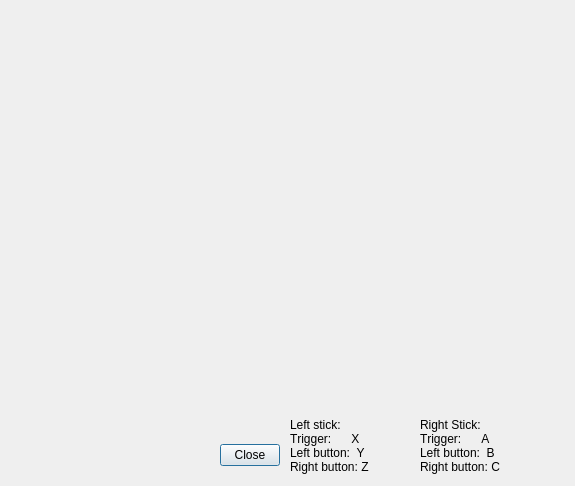
<?xml version="1.0" encoding="UTF-8"?>
<ui version="4.0">
 <class>UIDoubleMissionStickSetting</class>
 <widget class="QDialog" name="UIDoubleMissionStickSetting">
  <property name="geometry">
   <rect>
    <x>0</x>
    <y>0</y>
    <width>575</width>
    <height>486</height>
   </rect>
  </property>
  <property name="focusPolicy">
   <enum>Qt::StrongFocus</enum>
  </property>
  <property name="windowTitle">
   <string>3D Control Pad Configuration</string>
  </property>
  <widget class="QLabel" name="label">
   <property name="geometry">
    <rect>
     <x>0</x>
     <y>0</y>
     <width>573</width>
     <height>405</height>
    </rect>
   </property>
   <property name="pixmap">
    <pixmap resource="../resources/resources.qrc">:/actions/doublemissionstick.png</pixmap>
   </property>
   <property name="scaledContents">
    <bool>true</bool>
   </property>
   <property name="alignment">
    <set>Qt::AlignCenter</set>
   </property>
  </widget>
  <widget class="QToolButton" name="tbX">
   <property name="geometry">
    <rect>
     <x>240</x>
     <y>160</y>
     <width>21</width>
     <height>31</height>
    </rect>
   </property>
   <property name="focusPolicy">
    <enum>Qt::NoFocus</enum>
   </property>
   <property name="toolTip">
    <string>X</string>
   </property>
   <property name="checkable">
    <bool>true</bool>
   </property>
   <property name="autoRaise">
    <bool>true</bool>
   </property>
  </widget>
  <widget class="QToolButton" name="tbY">
   <property name="geometry">
    <rect>
     <x>270</x>
     <y>160</y>
     <width>21</width>
     <height>31</height>
    </rect>
   </property>
   <property name="focusPolicy">
    <enum>Qt::NoFocus</enum>
   </property>
   <property name="toolTip">
    <string>Y</string>
   </property>
   <property name="checkable">
    <bool>true</bool>
   </property>
   <property name="autoRaise">
    <bool>true</bool>
   </property>
  </widget>
  <widget class="QToolButton" name="tbZ">
   <property name="geometry">
    <rect>
     <x>310</x>
     <y>160</y>
     <width>21</width>
     <height>31</height>
    </rect>
   </property>
   <property name="focusPolicy">
    <enum>Qt::NoFocus</enum>
   </property>
   <property name="toolTip">
    <string>Z</string>
   </property>
   <property name="checkable">
    <bool>true</bool>
   </property>
   <property name="autoRaise">
    <bool>true</bool>
   </property>
  </widget>
  <widget class="QToolButton" name="tbC">
   <property name="geometry">
    <rect>
     <x>310</x>
     <y>190</y>
     <width>21</width>
     <height>31</height>
    </rect>
   </property>
   <property name="focusPolicy">
    <enum>Qt::NoFocus</enum>
   </property>
   <property name="toolTip">
    <string>C</string>
   </property>
   <property name="checkable">
    <bool>true</bool>
   </property>
   <property name="autoRaise">
    <bool>true</bool>
   </property>
  </widget>
  <widget class="QToolButton" name="tbB">
   <property name="geometry">
    <rect>
     <x>270</x>
     <y>190</y>
     <width>21</width>
     <height>31</height>
    </rect>
   </property>
   <property name="focusPolicy">
    <enum>Qt::NoFocus</enum>
   </property>
   <property name="toolTip">
    <string>B</string>
   </property>
   <property name="checkable">
    <bool>true</bool>
   </property>
   <property name="autoRaise">
    <bool>true</bool>
   </property>
  </widget>
  <widget class="QToolButton" name="tbA">
   <property name="geometry">
    <rect>
     <x>240</x>
     <y>190</y>
     <width>21</width>
     <height>31</height>
    </rect>
   </property>
   <property name="focusPolicy">
    <enum>Qt::NoFocus</enum>
   </property>
   <property name="toolTip">
    <string>A</string>
   </property>
   <property name="checkable">
    <bool>true</bool>
   </property>
   <property name="autoRaise">
    <bool>true</bool>
   </property>
  </widget>
  <widget class="QToolButton" name="tbStart">
   <property name="geometry">
    <rect>
     <x>270</x>
     <y>110</y>
     <width>31</width>
     <height>30</height>
    </rect>
   </property>
   <property name="focusPolicy">
    <enum>Qt::NoFocus</enum>
   </property>
   <property name="toolTip">
    <string>Start</string>
   </property>
   <property name="checkable">
    <bool>true</bool>
   </property>
   <property name="autoRaise">
    <bool>true</bool>
   </property>
  </widget>
  <widget class="QToolButton" name="tbRightTrigger">
   <property name="geometry">
    <rect>
     <x>340</x>
     <y>190</y>
     <width>41</width>
     <height>51</height>
    </rect>
   </property>
   <property name="focusPolicy">
    <enum>Qt::NoFocus</enum>
   </property>
   <property name="toolTip">
    <string>Right trigger</string>
   </property>
   <property name="checkable">
    <bool>true</bool>
   </property>
   <property name="autoRaise">
    <bool>true</bool>
   </property>
  </widget>
  <widget class="QToolButton" name="tbLeftTrigger">
   <property name="geometry">
    <rect>
     <x>190</x>
     <y>190</y>
     <width>41</width>
     <height>51</height>
    </rect>
   </property>
   <property name="focusPolicy">
    <enum>Qt::NoFocus</enum>
   </property>
   <property name="toolTip">
    <string>Left trigger</string>
   </property>
   <property name="checkable">
    <bool>true</bool>
   </property>
   <property name="autoRaise">
    <bool>true</bool>
   </property>
  </widget>
  <widget class="QLabel" name="lInfos">
   <property name="geometry">
    <rect>
     <x>10</x>
     <y>440</y>
     <width>191</width>
     <height>41</height>
    </rect>
   </property>
   <property name="alignment">
    <set>Qt::AlignCenter</set>
   </property>
  </widget>
  <widget class="QDialogButtonBox" name="padButtons">
   <property name="geometry">
    <rect>
     <x>220</x>
     <y>440</y>
     <width>60</width>
     <height>30</height>
    </rect>
   </property>
   <property name="standardButtons">
    <set>QDialogButtonBox::Close</set>
   </property>
  </widget>
  <widget class="QToolButton" name="tbAxis2Up">
   <property name="geometry">
    <rect>
     <x>440</x>
     <y>160</y>
     <width>31</width>
     <height>30</height>
    </rect>
   </property>
   <property name="focusPolicy">
    <enum>Qt::NoFocus</enum>
   </property>
   <property name="toolTip">
    <string>Stick Up</string>
   </property>
   <property name="checkable">
    <bool>true</bool>
   </property>
   <property name="autoRaise">
    <bool>true</bool>
   </property>
  </widget>
  <widget class="QToolButton" name="tbAxis1Left">
   <property name="geometry">
    <rect>
     <x>430</x>
     <y>210</y>
     <width>30</width>
     <height>31</height>
    </rect>
   </property>
   <property name="focusPolicy">
    <enum>Qt::NoFocus</enum>
   </property>
   <property name="toolTip">
    <string>Stick Left</string>
   </property>
   <property name="checkable">
    <bool>true</bool>
   </property>
   <property name="autoRaise">
    <bool>true</bool>
   </property>
  </widget>
  <widget class="QToolButton" name="tbAxis2Down">
   <property name="geometry">
    <rect>
     <x>470</x>
     <y>230</y>
     <width>31</width>
     <height>30</height>
    </rect>
   </property>
   <property name="focusPolicy">
    <enum>Qt::NoFocus</enum>
   </property>
   <property name="toolTip">
    <string>Stick Down</string>
   </property>
   <property name="checkable">
    <bool>true</bool>
   </property>
   <property name="autoRaise">
    <bool>true</bool>
   </property>
  </widget>
  <widget class="QToolButton" name="tbAxis1Right">
   <property name="geometry">
    <rect>
     <x>500</x>
     <y>210</y>
     <width>30</width>
     <height>31</height>
    </rect>
   </property>
   <property name="focusPolicy">
    <enum>Qt::NoFocus</enum>
   </property>
   <property name="toolTip">
    <string>Stick Right</string>
   </property>
   <property name="checkable">
    <bool>true</bool>
   </property>
   <property name="autoRaise">
    <bool>true</bool>
   </property>
  </widget>
  <widget class="QToolButton" name="tbAxis3Up">
   <property name="geometry">
    <rect>
     <x>500</x>
     <y>50</y>
     <width>31</width>
     <height>30</height>
    </rect>
   </property>
   <property name="focusPolicy">
    <enum>Qt::NoFocus</enum>
   </property>
   <property name="toolTip">
    <string>Throttle Up</string>
   </property>
   <property name="checkable">
    <bool>true</bool>
   </property>
   <property name="autoRaise">
    <bool>true</bool>
   </property>
  </widget>
  <widget class="QToolButton" name="tbAxis3Down">
   <property name="geometry">
    <rect>
     <x>510</x>
     <y>110</y>
     <width>31</width>
     <height>30</height>
    </rect>
   </property>
   <property name="focusPolicy">
    <enum>Qt::NoFocus</enum>
   </property>
   <property name="toolTip">
    <string>Throttle Down</string>
   </property>
   <property name="checkable">
    <bool>true</bool>
   </property>
   <property name="autoRaise">
    <bool>true</bool>
   </property>
  </widget>
  <widget class="QLabel" name="label_2">
   <property name="geometry">
    <rect>
     <x>290</x>
     <y>410</y>
     <width>111</width>
     <height>71</height>
    </rect>
   </property>
   <property name="font">
    <font>
     <kerning>false</kerning>
    </font>
   </property>
   <property name="text">
    <string>Left stick:
Trigger:      X
Left button:  Y
Right button: Z</string>
   </property>
  </widget>
  <widget class="QLabel" name="label_3">
   <property name="geometry">
    <rect>
     <x>420</x>
     <y>410</y>
     <width>161</width>
     <height>71</height>
    </rect>
   </property>
   <property name="font">
    <font>
     <kerning>false</kerning>
    </font>
   </property>
   <property name="text">
    <string>Right Stick:
Trigger:      A
Left button:  B
Right button: C</string>
   </property>
  </widget>
  <widget class="QToolButton" name="tbAxis5Left">
   <property name="geometry">
    <rect>
     <x>40</x>
     <y>190</y>
     <width>31</width>
     <height>30</height>
    </rect>
   </property>
   <property name="focusPolicy">
    <enum>Qt::NoFocus</enum>
   </property>
   <property name="toolTip">
    <string>Left Stick X Left</string>
   </property>
   <property name="checkable">
    <bool>true</bool>
   </property>
   <property name="autoRaise">
    <bool>true</bool>
   </property>
  </widget>
  <widget class="QToolButton" name="tbAxis5Right">
   <property name="geometry">
    <rect>
     <x>110</x>
     <y>200</y>
     <width>31</width>
     <height>30</height>
    </rect>
   </property>
   <property name="focusPolicy">
    <enum>Qt::NoFocus</enum>
   </property>
   <property name="toolTip">
    <string>Left Stick X Right</string>
   </property>
   <property name="checkable">
    <bool>true</bool>
   </property>
   <property name="autoRaise">
    <bool>true</bool>
   </property>
  </widget>
  <widget class="QToolButton" name="tbAxis6Up">
   <property name="geometry">
    <rect>
     <x>80</x>
     <y>160</y>
     <width>31</width>
     <height>30</height>
    </rect>
   </property>
   <property name="focusPolicy">
    <enum>Qt::NoFocus</enum>
   </property>
   <property name="toolTip">
    <string>Left Stick Y Up</string>
   </property>
   <property name="checkable">
    <bool>true</bool>
   </property>
   <property name="autoRaise">
    <bool>true</bool>
   </property>
  </widget>
  <widget class="QToolButton" name="tbAxis6Down">
   <property name="geometry">
    <rect>
     <x>60</x>
     <y>230</y>
     <width>31</width>
     <height>30</height>
    </rect>
   </property>
   <property name="focusPolicy">
    <enum>Qt::NoFocus</enum>
   </property>
   <property name="toolTip">
    <string>Left Stick Y Down</string>
   </property>
   <property name="checkable">
    <bool>true</bool>
   </property>
   <property name="autoRaise">
    <bool>true</bool>
   </property>
  </widget>
  <widget class="QToolButton" name="tbAxis7Up">
   <property name="geometry">
    <rect>
     <x>30</x>
     <y>60</y>
     <width>31</width>
     <height>30</height>
    </rect>
   </property>
   <property name="focusPolicy">
    <enum>Qt::NoFocus</enum>
   </property>
   <property name="toolTip">
    <string>Left Stick Throttle Up</string>
   </property>
   <property name="checkable">
    <bool>true</bool>
   </property>
   <property name="autoRaise">
    <bool>true</bool>
   </property>
  </widget>
  <widget class="QToolButton" name="tbAxis7Down">
   <property name="geometry">
    <rect>
     <x>20</x>
     <y>110</y>
     <width>31</width>
     <height>30</height>
    </rect>
   </property>
   <property name="focusPolicy">
    <enum>Qt::NoFocus</enum>
   </property>
   <property name="toolTip">
    <string>Left Stick Throttle Down</string>
   </property>
   <property name="checkable">
    <bool>true</bool>
   </property>
   <property name="autoRaise">
    <bool>true</bool>
   </property>
  </widget>
 </widget>
 <resources>
  <include location="../resources/resources.qrc"/>
 </resources>
 <connections>
  <connection>
   <sender>padButtons</sender>
   <signal>rejected()</signal>
   <receiver>UIDoubleMissionStickSetting</receiver>
   <slot>reject()</slot>
   <hints>
    <hint type="sourcelabel">
     <x>20</x>
     <y>20</y>
    </hint>
    <hint type="destinationlabel">
     <x>20</x>
     <y>20</y>
    </hint>
   </hints>
  </connection>
 </connections>
</ui>
